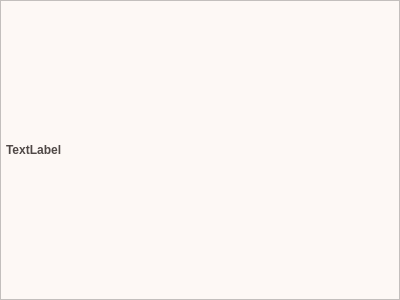
<?xml version="1.0" encoding="UTF-8"?>
<ui version="4.0">
 <class>label_widget</class>
 <widget class="QWidget" name="label_widget">
  <property name="geometry">
   <rect>
    <x>0</x>
    <y>0</y>
    <width>400</width>
    <height>300</height>
   </rect>
  </property>
  <property name="windowTitle">
   <string>Form</string>
  </property>
  <property name="styleSheet">
   <string notr="true">QFrame {
background-color:#FDF8F5;
}
</string>
  </property>
  <layout class="QVBoxLayout" name="verticalLayout">
   <property name="spacing">
    <number>0</number>
   </property>
   <property name="leftMargin">
    <number>0</number>
   </property>
   <property name="topMargin">
    <number>0</number>
   </property>
   <property name="rightMargin">
    <number>0</number>
   </property>
   <property name="bottomMargin">
    <number>0</number>
   </property>
   <item>
    <widget class="QFrame" name="frame_8">
     <property name="frameShape">
      <enum>QFrame::StyledPanel</enum>
     </property>
     <property name="frameShadow">
      <enum>QFrame::Raised</enum>
     </property>
     <layout class="QHBoxLayout" name="horizontalLayout_8">
      <property name="spacing">
       <number>0</number>
      </property>
      <property name="leftMargin">
       <number>5</number>
      </property>
      <property name="topMargin">
       <number>0</number>
      </property>
      <property name="rightMargin">
       <number>0</number>
      </property>
      <property name="bottomMargin">
       <number>0</number>
      </property>
      <item>
       <widget class="QLabel" name="label_4">
        <property name="styleSheet">
         <string notr="true">QLabel {
	font: bold 12px;
	color:#4F4846;
}</string>
        </property>
        <property name="text">
         <string>TextLabel</string>
        </property>
       </widget>
      </item>
     </layout>
    </widget>
   </item>
  </layout>
 </widget>
 <resources/>
 <connections/>
</ui>
